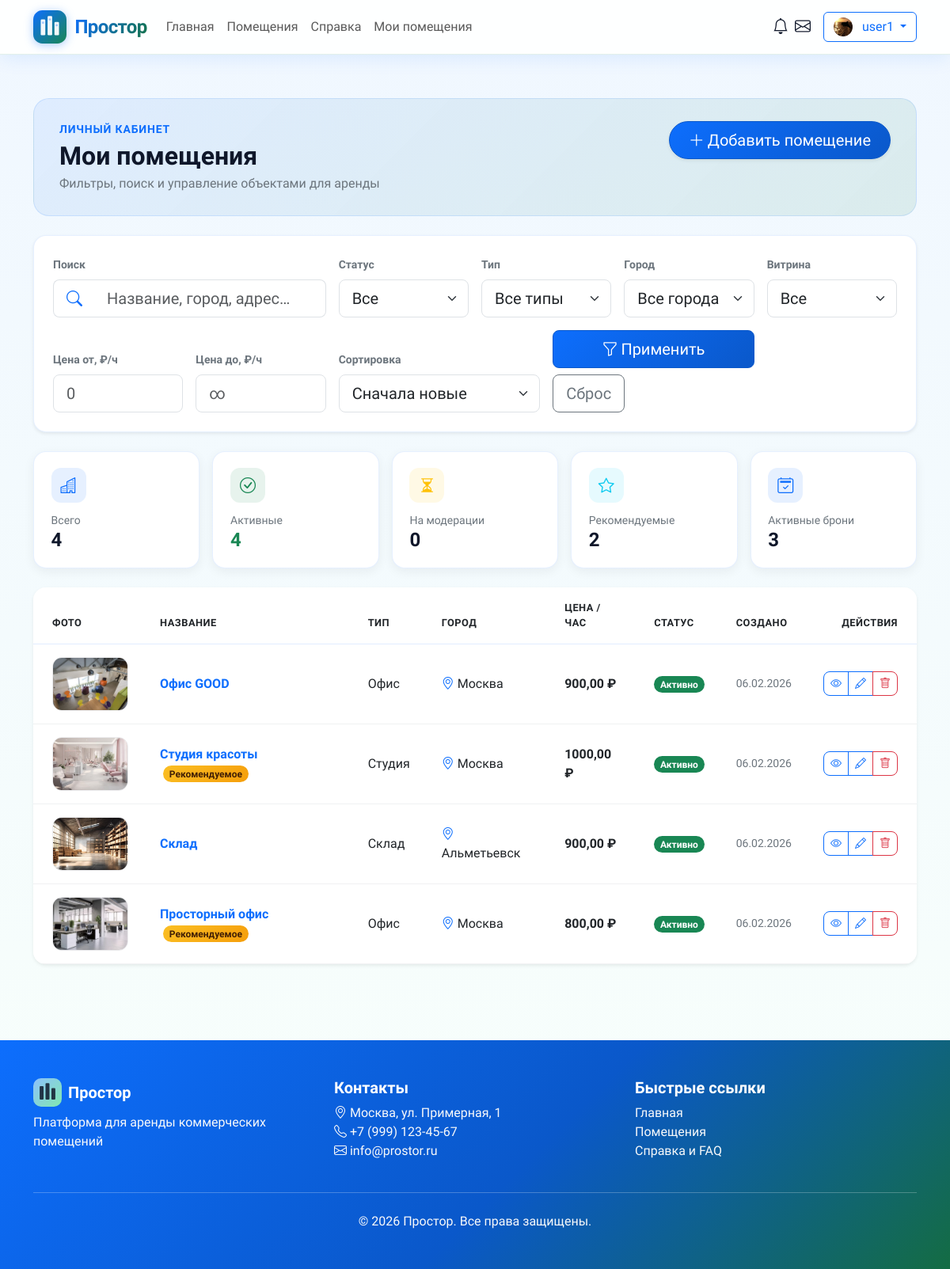
Page /my-properties/ (signed in) on the earlier database version.
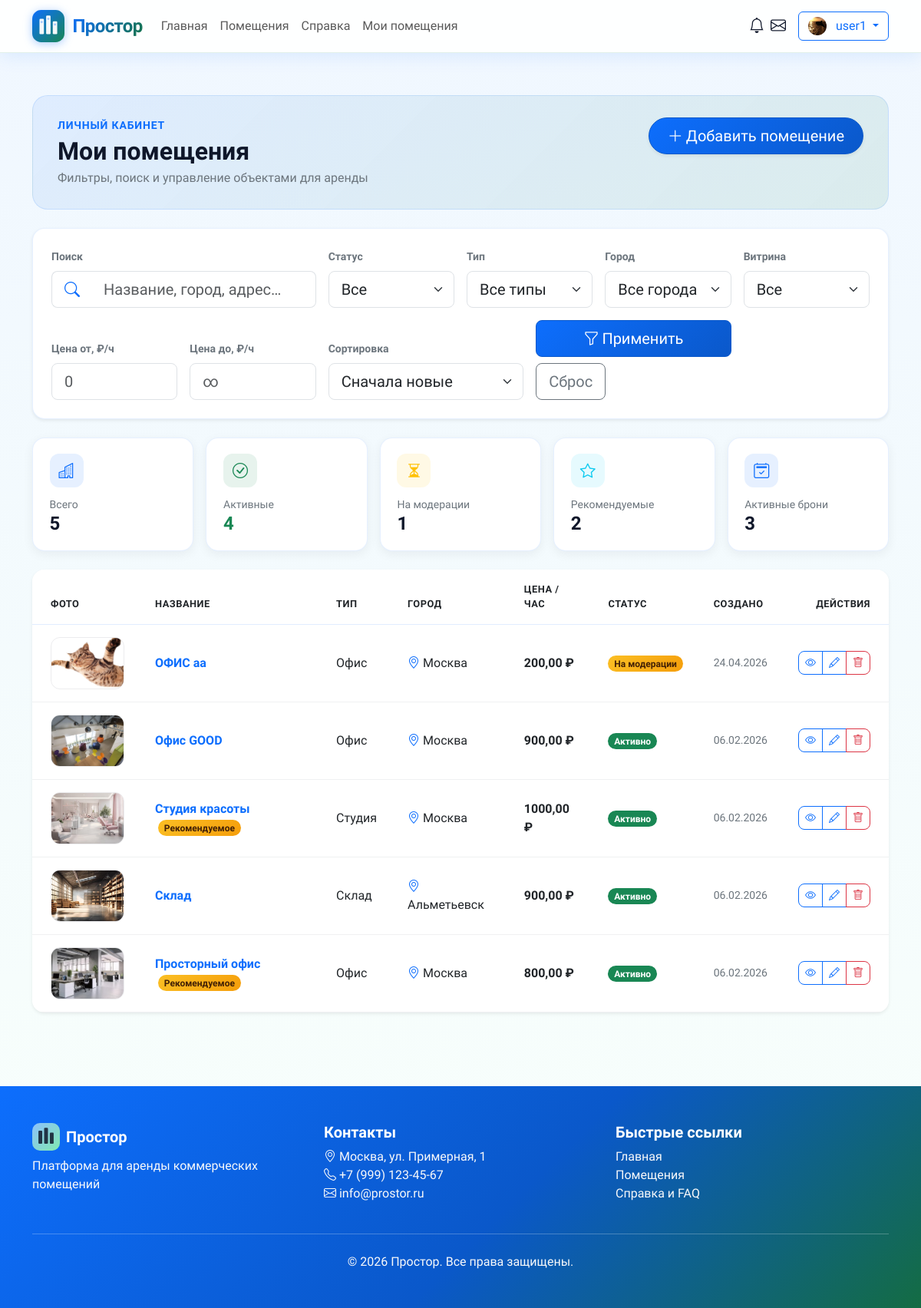
Same page on the later database version.
### core/models.py (models this page shows, shortened)
class Property(models.Model):
    PROPERTY_TYPE_CHOICES = [
        ('office', 'Офис'),
        ('conference', 'Конференц-зал'),
        ('coworking', 'Коворкинг'),
        ('shop', 'Торговая площадь'),
        ('warehouse', 'Склад'),
        ('studio', 'Студия'),
        ('other', 'Другое'),
    ]
    STATUS_CHOICES = [
        ('draft', 'Черновик'),
        ('pending', 'На модерации'),
        ('active', 'Активно'),
        ('rejected', 'Отклонено'),
        ('inactive', 'Неактивно'),
    ]
    landlord = models.ForeignKey(
        User,
        on_delete=models.CASCADE,
        related_name='properties',
        verbose_name='Владелец'
    )
    title = models.CharField(
        max_length=200,
        verbose_name='Название'
    )
    slug = models.SlugField(
        unique=True,
        verbose_name='Slug'
    )
    description = models.TextField(
        verbose_name='Описание'
    )
    property_type = models.CharField(
        max_length=20,
        choices=PROPERTY_TYPE_CHOICES,
        default='office',
        verbose_name='Тип помещения'
    )
    category = models.ForeignKey(
        Category,
        on_delete=models.SET_NULL,
        null=True,
        blank=True,
        related_name='properties',
        verbose_name='Категория'
    )
    city = models.CharField(
        max_length=100,
        default='Москва',
        verbose_name='Город'
    )
    address = models.CharField(
        max_length=200,
        default='Не указан',
        verbose_name='Адрес'
    )
    latitude = models.FloatField(
        null=True,
        blank=True,
        verbose_name='Широта'
    )
    longitude = models.FloatField(
        null=True,
        blank=True,
        verbose_name='Долгота'
    )
    price_per_hour = models.DecimalField(
        max_digits=10,
        decimal_places=2,
        default=1000.00,
        verbose_name='Цена за час'
    )
    price_per_day = models.DecimalField(
        max_digits=10,
        decimal_places=2,
        null=True,
        blank=True,
        verbose_name='Цена за день'
    )
    price_per_week = models.DecimalField(
        max_digits=10,
        decimal_places=2,
        null=True,
        blank=True,
        verbose_name='Цена за неделю'
    )
    price_per_month = models.DecimalField(
        max_digits=10,
        decimal_places=2,
        null=True,
        blank=True,
        verbose_name='Цена за месяц'
    )
    capacity = models.PositiveIntegerField(
        default=1,
        verbose_name='Вместимость'
    )
    area = models.DecimalField(
        max_digits=8,
        decimal_places=2,
        default=10.00,
        verbose_name='Площадь (м²)'
    )
    floor = models.IntegerField(
        null=True,
        blank=True,
        verbose_name='Этаж'
    )
    amenities = models.ManyToManyField(
        Amenity,
        blank=True,
        related_name='properties',
        verbose_name='Удобства'
    )
    is_featured = models.BooleanField(
        default=False,
        verbose_name='Рекомендуемое'
    )
    status = models.CharField(
        max_length=20,
        choices=STATUS_CHOICES,
        default='draft',
        verbose_name='Статус'
    )
    views_count = models.PositiveIntegerField(
        default=0,
        verbose_name='Количество просмотров'
    )
    created_at = models.DateTimeField(
        auto_now_add=True,
        verbose_name='Дата создания'
    )
    updated_at = models.DateTimeField(
        auto_now=True,
        verbose_name='Дата обновления'
    )
    class Meta:
        verbose_name = 'Помещение'
        verbose_name_plural = 'Помещения'
        ordering = ['-created_at']

class PropertyImage(models.Model):
    property = models.ForeignKey(
        Property,
        on_delete=models.CASCADE,
        related_name='images',
        verbose_name='Помещение'
    )
    image = models.ImageField(
        upload_to='properties/',
        verbose_name='Изображение'
    )
    is_main = models.BooleanField(
        default=False,
        verbose_name='Главное изображение'
    )
    uploaded_at = models.DateTimeField(
        auto_now_add=True,
        verbose_name='Дата загрузки'
    )
    class Meta:
        verbose_name = 'Изображение помещения'
        verbose_name_plural = 'Изображения помещений'

### core/views.py (the view, shortened to what this page needs)
# urls.py: path('my-properties/', views.my_properties, name='my_properties'),
@login_required
def my_properties(request):
    if request.user.user_type != 'landlord':
        messages.error(request, 'Эта страница доступна только арендодателям.')
        return redirect('dashboard')
    base_qs = request.user.properties.select_related('category').all()
    stats = {
        'total_count': base_qs.count(),
        'active_count': base_qs.filter(status='active').count(),
        'pending_count': base_qs.filter(status='pending').count(),
        'featured_count': base_qs.filter(is_featured=True).count(),
        'booked_count': Booking.objects.filter(
            property__landlord=request.user,
            status__in=['paid', 'confirmed'],
        ).count(),
    }
    properties = base_qs
    status_filter = request.GET.get('status')
    if status_filter:
        properties = properties.filter(status=status_filter)
    q = (request.GET.get('q') or '').strip()
    property_type = request.GET.get('property_type')
    if property_type:
        properties = properties.filter(property_type=property_type)
    city_filter = (request.GET.get('city') or '').strip()
    if city_filter:
        properties = _filter_icase_contains(properties, ['city'], city_filter, prefix='mpc')
    featured = request.GET.get('featured')
    if featured == '1':
        properties = properties.filter(is_featured=True)
    elif featured == '0':
        properties = properties.filter(is_featured=False)
    min_price = request.GET.get('min_price')
    max_price = request.GET.get('max_price')
    if min_price:
        try:
            properties = properties.filter(price_per_hour__gte=float(min_price))
        except ValueError:
            pass
    if max_price:
        try:
            properties = properties.filter(price_per_hour__lte=float(max_price))
        except ValueError:
            pass
    sort = request.GET.get('sort') or 'newest'
    sort_map = {
        'newest': '-created_at',
        'oldest': 'created_at',
        'price_asc': 'price_per_hour',
        'price_desc': '-price_per_hour',
        'title': 'title',
        'views': '-views_count',
    }
    properties = properties.order_by(sort_map.get(sort, sort_map['newest']))
    properties = properties.prefetch_related('images')
    paginator = Paginator(properties, 5)
    properties_page = paginator.get_page(request.GET.get('page'))
    owner_cities = sorted({c for c in base_qs.values_list('city', flat=True) if c})
    return render(request, 'core/my_properties.html', {
        'properties': properties_page,
        'stats': stats,
        'current_status': status_filter,
        'search_query': q,
        'current_type': property_type or '',
        'current_city': city_filter,
        'current_featured': featured or '',
        'min_price_val': min_price or '',
        'max_price_val': max_price or '',
        'current_sort': sort,
        'preserved_query': _preserve_get_query(request),
        'property_types': Property.PROPERTY_TYPE_CHOICES,
        'status_choices': Property.STATUS_CHOICES,
        'owner_cities': owner_cities,
        'title': 'Мои помещения',
    })

### core/context_processors.py (called while the page is built)
def tenant_cart(request):
    if request.user.is_authenticated and getattr(request.user, 'user_type', None) == 'tenant':
        return {'cart_items_count': Cart.objects.filter(user=request.user).count()}
    return {'cart_items_count': 0}

def notifications_context(request):
    if request.user.is_authenticated:
        unread_count = Notification.objects.filter(
            user=request.user,
            is_read=False
        ).count()
        unread_messages_count = Message.objects.filter(
            recipient=request.user,
            is_read=False,
        ).count()
        recent_notifications = Notification.objects.filter(
            user=request.user
        ).order_by('-created_at')[:5]
        return {
            'unread_notifications_count': unread_count,
            'unread_messages_count': unread_messages_count,
            'recent_notifications': recent_notifications,
        }
    return {
        'unread_notifications_count': 0,
        'unread_messages_count': 0,
        'recent_notifications': [],
    }

### templates/core/my_properties.html (shortened to what the changed rows need)
{% extends 'base.html' %}
{% block content %}
<div class="container py-4 py-lg-5">
    <div class="mp-hero">
        <div class="d-flex flex-column flex-lg-row justify-content-between align-items-start gap-3">
            <div>
                <h1 class="h2 fw-bold mb-1">Мои помещения</h1>
            </div>
        </div>
    </div>
    <div class="row g-3 mb-4">
        <div class="col-6 col-lg">
            <div class="mp-stat">
                <div class="mp-stat-icon text-primary bg-primary bg-opacity-10"><i class="bi bi-buildings"></i></div>
                <div class="small text-secondary">Всего</div>
                <div class="h4 mb-0 fw-bold">{{ stats.total_count }}</div>
            </div>
        </div>
        <div class="col-6 col-lg">
            <div class="mp-stat">
                <div class="mp-stat-icon text-warning bg-warning bg-opacity-10"><i class="bi bi-hourglass-split"></i></div>
                <div class="small text-secondary">На модерации</div>
                <div class="h4 mb-0 fw-bold">{{ stats.pending_count }}</div>
            </div>
        </div>
    </div>
    <div class="card border-0 shadow-sm rounded-4 overflow-hidden">
        <div class="card-body p-0">
            {% if properties %}
            <div class="table-responsive">
                <table class="table table-modern align-middle mb-0">
                    <thead>
                        <tr>
                            <th class="ps-4">Фото</th>
                            <th>Название</th>
                            <th>Тип</th>
                            <th>Город</th>
                            <th>Цена / час</th>
                            <th>Статус</th>
                            <th>Создано</th>
                            <th class="text-end pe-4">Действия</th>
                        </tr>
                    </thead>
                    <tbody>
                        {% for property in properties %}
                        <tr>
                            <td class="ps-4">
                                {% if property.images.first %}
                                <img src="{{ property.images.first.image.url }}" alt="" class="mp-thumb">
                                {% else %}
                                <div class="mp-thumb-ph"><i class="bi bi-image"></i></div>
                                {% endif %}
                            </td>
                            <td>
                                <span class="fw-semibold link-premise">{{ property.title }}</span>
                                {% if property.is_featured %}
                                <span class="badge rounded-pill ms-1" style="background: linear-gradient(135deg,#fbbf24,#f59e0b); color:#422006;">Рекомендуемое</span>
                                {% endif %}
                            </td>
                            <td>{{ property.get_property_type_display }}</td>
                            <td><i class="bi bi-geo-alt text-primary me-1"></i>{{ property.city }}</td>
                            <td class="fw-semibold">{{ property.price_per_hour }} ₽</td>
                            <td>
                                {% if property.status == 'active' %}
                                <span class="badge rounded-pill bg-success">Активно</span>
                                {% elif property.status == 'pending' %}
                                <span class="badge rounded-pill status-pending">На модерации</span>
                                {% elif property.status == 'draft' %}
                                <span class="badge bg-secondary rounded-pill">Черновик</span>
                                {% elif property.status == 'rejected' %}
                                <span class="badge bg-danger rounded-pill">Отклонено</span>
                                {% elif property.status == 'inactive' %}
                                <span class="badge bg-dark bg-opacity-50 rounded-pill">Неактивно</span>
                                {% else %}
                                <span class="badge bg-secondary rounded-pill">{{ property.get_status_display }}</span>
                                {% endif %}
                            </td>
                            <td class="text-secondary small">{{ property.created_at|date:"d.m.Y" }}</td>
                            <td class="text-end pe-4">
                                <div class="btn-group">
                                    <a href="{% url 'property_detail' property.slug %}" class="btn btn-sm btn-outline-primary rounded-start-3" title="На сайте">
                                        <i class="bi bi-eye"></i>
                                    </a>
                                    <a href="{% url 'edit_property' property.id %}" class="btn btn-sm btn-outline-primary" title="Редактировать">
                                        <i class="bi bi-pencil"></i>
                                    </a>
                                    <button type="button" class="btn btn-sm btn-outline-danger rounded-end-3" title="Удалить"
                                            data-bs-toggle="modal" data-bs-target="#deleteModal{{ property.id }}">
                                        <i class="bi bi-trash"></i>
                                    </button>
                                </div>
                            </td>
                        </tr>
                        {% endfor %}
                    </tbody>
                </table>
            </div>
            {% endif %}
        </div>
    </div>
</div>
{% endblock %}

Differences in the rows shown:
added Property: images.first.image (picture), title "ОФИС аа", property_type "Офис", city "Москва", price_per_hour "200,00", status "На модерации", created_at "24.04.2026"
Other differences:
{{ stats.total_count }}: "4" → "5"
{{ stats.pending_count }}: "0" → "1"
